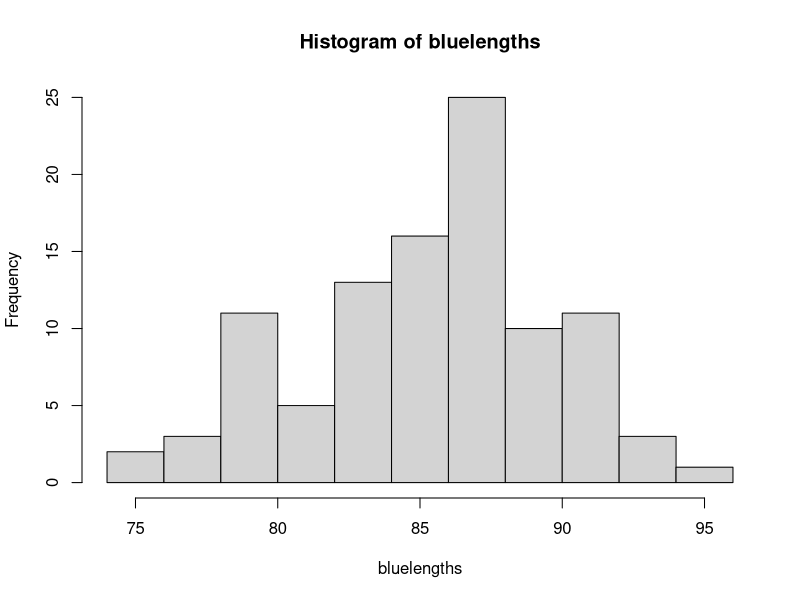

Write the R code that produced this figure.
# LAB1: Intro R Lab in QSCI482
# 29 September 2023 created by Simon Hans Edasi sa42@uw.edu
a = 0.00021
b = 3.1
L = 30
# b has 1 significant digit so we round to 1 sigfig
W = (a * L**b)
W_ = round(W,1)
print(W_)


bluelengths = rnorm(100,84.4,4.07)
print(bluelengths)
hist(bluelengths)
max(bluelengths)


max(rnorm(100000,84.4,4.07))

cdata <- read.csv('CommuteTime.csv')
print(cdata)

commutetime <- cdata[1]
commutetime
Mean <- mean(commutetime$TotalCommuteMin)
SD <- sd(commutetime$TotalCommuteMin)

pUnder60 <- pnorm(60, Mean, SD)
library(glue)
glue('Probability commute will be less than 60 minutes =  {pUnder60}')

pOver60 = 1 - pUnder60
glue('Probability commute will be less than 60 minutes =  {pOver60}')

print('Trevor should be reassured he will be on time.')

